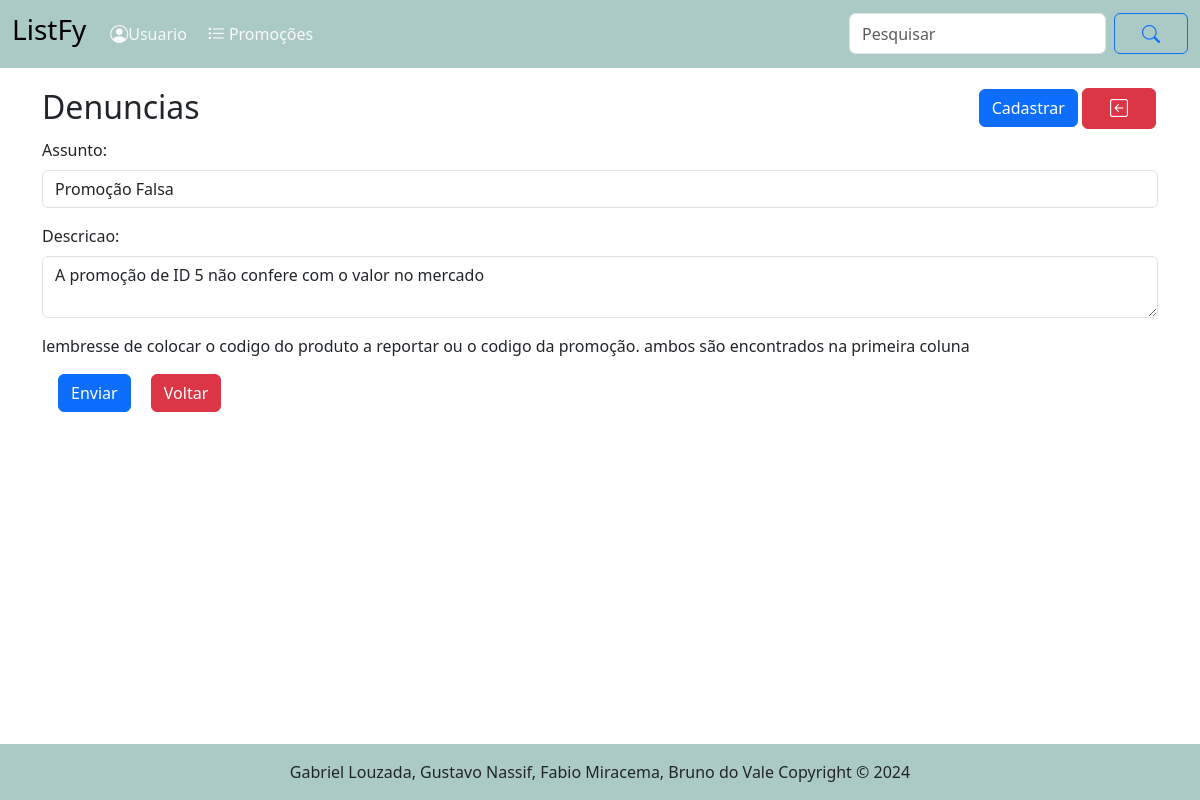
The app's page /denuncia/ver/2 with its own data.
### tables this page shows
CREATE TABLE "denuncia" (
	"id_denuncia"	INTEGER,
	"id_usuario"	INTEGER,
	"assunto"	    TEXT NOT NULL,
	"descricao"	    TEXT NOT NULL,
    "data"          TEXT NOT NULL,
	CONSTRAINT "pk_denuncia" PRIMARY KEY("id_denuncia" AUTOINCREMENT),
	CONSTRAINT "fk_denuncia_usuario" FOREIGN KEY("id_usuario") REFERENCES "usuario"("id_usuario")
);

### routes/denuncia_routes.py (the view)
@router.get("/ver/{id_denuncia:int}", response_class=HTMLResponse)
async def get_ver_denuncia(request: Request, id_denuncia:int=0):
    denuncia = obter_denuncia_por_id(id_denuncia)
    return templates.TemplateResponse("/denuncias/ver_denuncia.html",{"request":request, "denuncia":denuncia})

### templates/denuncias/ver_denuncia.html (shortened to what this page needs)
{% extends "base.html" %}
{% block conteudo %}
<main>
    <div class="container">
        <div class="row d-flex justify-content-between px-2 mt-3 ">
            <div class="col-7 col-xl-10 col-md-8 p-0 p-sm-1 ">
                <h2>Denuncias</h2>
            </div>
            <div class="col-5 col-xl-2 col-md-4 p-0 p-sm-1 justify-content-between">
                <a href="/denuncia/cadastrar" class="btn btn-primary">Cadastrar</a>
                <a href="/" class="btn btn-danger"> <i class="bi bi-arrow-left-square"></i></a>
            </div>
        </div>
        <form class="row g-3 needs-validation" action="/denuncia/post_cadastrar_denuncia" method="post">
            <div class="col-12">
                <label for="assunto" class="form-label">Assunto:</label>
                <input type="text" name="assunto" value="{{denuncia.assunto}}" class="form-control" id="assunto" required>
            </div>
            <div class="col-12">
                <label for="descricao" class="form-label">Descricao:</label>
                <textarea name="descricao" id="descricao" class="form-control" id="floatingTextarea">{{denuncia.descricao}}</textarea>
            </div>
            <div class="col-12">
                <p>lembresse de colocar o codigo do produto a reportar ou o codigo da promoção. ambos são encontrados na primeira coluna</p>
                <button class="btn btn-primary mx-3" type="submit">Enviar</button>
                <a href="/" class="btn btn-danger"> Voltar</a>
            </div>
        </form>
    </div>
</main>
{% endblock %}

### static/style/style.css (style rules this page uses)
i { padding: 15px; font-size: 18px; }

### records on screen
denuncia: assunto "Promoção Falsa", descricao "A promoção de ID 5 não confere com o valor no mercado"
